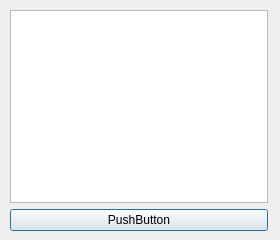
<?xml version="1.0" encoding="UTF-8"?>
<ui version="4.0">
 <class>Dialog</class>
 <widget class="QDialog" name="Dialog">
  <property name="windowModality">
   <enum>Qt::NonModal</enum>
  </property>
  <property name="geometry">
   <rect>
    <x>0</x>
    <y>0</y>
    <width>280</width>
    <height>240</height>
   </rect>
  </property>
  <property name="windowTitle">
   <string>Dialog</string>
  </property>
  <widget class="QWidget" name="verticalLayoutWidget">
   <property name="geometry">
    <rect>
     <x>10</x>
     <y>10</y>
     <width>258</width>
     <height>221</height>
    </rect>
   </property>
   <layout class="QVBoxLayout" name="verticalLayout">
    <item>
     <widget class="QTextEdit" name="textEdit"/>
    </item>
    <item>
     <widget class="QPushButton" name="pushButton">
      <property name="text">
       <string>PushButton</string>
      </property>
     </widget>
    </item>
   </layout>
  </widget>
 </widget>
 <resources/>
 <connections/>
</ui>
